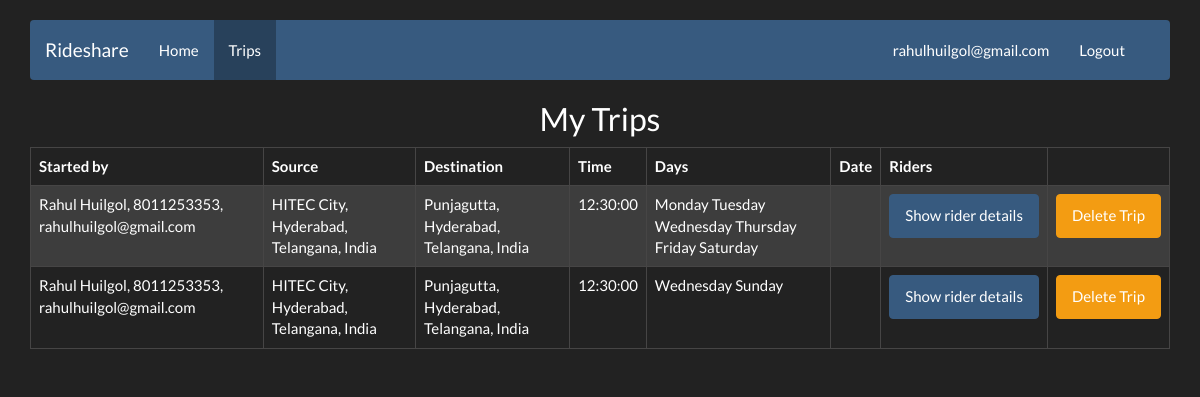
The app's page /views/trips.php (signed in) with its own data.
### tables this page shows
CREATE TABLE IF NOT EXISTS `riders` (
  `tripid` int(11) NOT NULL,
  `userid` int(11) NOT NULL,
  `vehicle` varchar(100) NOT NULL,
  `vehicletyp` varchar(20) NOT NULL,
  `days` int(128) NOT NULL
);

CREATE TABLE IF NOT EXISTS `users` (
`userid` int(11) NOT NULL,
  `name` varchar(50) NOT NULL,
  `password` varchar(50) NOT NULL,
  `email` varchar(30) NOT NULL,
  `phone` varchar(15) NOT NULL
);

CREATE TABLE IF NOT EXISTS `trips` (
`tripid` int(11) NOT NULL,
  `source` varchar(200) NOT NULL,
  `slat` float(10,6) NOT NULL,
  `slong` float(10,6) NOT NULL,
  `destination` varchar(200) NOT NULL,
  `dlat` float(10,6) NOT NULL,
  `dlong` float(10,6) NOT NULL,
  `time` time NOT NULL,
  `days` int(128) NOT NULL,
  `userid` int(11) NOT NULL,
  `date` date DEFAULT NULL
);

### models/db.php (called while the page is built, shortened)
<?php
class db{
	private $host,$username,$pass,$mydb;
	public function db(){
			$this->host = HOSTNAME;
			$this->username = DBUSER;
			$this->pass = DBPASS;
	}
	public function connect()
	{
		$con = mysql_connect($this->host, $this->username, $this->pass );
		if(!$con){
					echo "Not connected to database";
			return -1;
		}
		else
		{
			return $con;
		}
	}
}
 ?>

### models/trips.php (called while the page is built, shortened)
<?php
include 'db.php';
class trips
{
	public function getMyTrips($id)
	{
		$query = "select * from rideshare.riders as ri, rideshare.trips as tr where tr.tripid=ri.tripid and ri.userid=".$id.";";
		$result = mysql_query($query);
		if ($result)
		{
			return $result;
		}
		else
		{
			return 0;
		}
	}
	public function startedBy($tripid, $userid)
	{
		$query = "select 1 from rideshare.trips where tripid='".$tripid."' and userid='".$userid."';";
		$rval = mysql_query($query);
		$row = mysql_fetch_assoc($rval);
		if ($row)
			{return 1;}
		else
			{return 0;}
	}
}
?>

### models/user.php (called while the page is built, shortened)
<?php
require_once 'db.php';
class user {
		public function getUserDetails($tripid) {
			$query = "SELECT * FROM rideshare.users as us, rideshare.trips as tr where tr.userid=us.userid and tr.tripid='".$tripid."';";
			$result = mysql_query($query);
			$row = mysql_fetch_array($result);
			return $row;
		}
}
?>

### controllers/listtrips.php (the view, shortened to what this page needs)
<?php
include '../models/trips.php';
include '../models/user.php';
$tripsob = New trips();
$usob = New user();
$result = $tripsob->getMyTrips($_SESSION['id']);
while($row = mysql_fetch_array($result))
    {
        $usdet = $usob->getUserDetails($row['tripid']);
    	echo '<tr >
                <td>'.$usdet['name'].', '.$usdet['phone'].', '.$usdet['email'].'</td>
        		<td>'.$row['source'].'</td>
        		<td>'.$row['destination'].'</td>
        		<td>'.$row['time'].'</td>
        		<td>
        		';
        	if ($row['days']&2)
        		echo 'Monday ';
        	if ($row['days']&4)
        		echo 'Tuesday ';
        	if ($row['days']&8)
        		echo 'Wednesday ';
        	if ($row['days']&16)
        		echo 'Thursday ';
        	if ($row['days']&32)
        		echo 'Friday ';
        	if ($row['days']&64)
        		echo 'Saturday ';
        	if ($row['days']&128)
        		echo 'Sunday';
        		echo '</td>';
        	echo '
            <td>'.$row['date'].'</td>
            <td><a href="../views/riders.php?tripid='.$row['tripid'].'" class="btn btn-primary">Show rider details</a></td>';
           if($tripsob->startedBy($row['tripid'],$_SESSION['id']))
           {
                echo '<td><a href="../controllers/removetrip.php?tripid='.$row['tripid'].'" class="btn btn-warning">Delete Trip</a></td>';
            }
        echo '</tr>';
    }
?>

### views/css/navbar.css (style rules this page uses)
body { padding-top: 20px; padding-bottom: 20px; }

### records on screen
riders: userid.name "Rahul Huilgol", userid.phone "8011253353", userid.email "rahulhuilgol@gmail.com", tripid.source "HITEC City, Hyderabad, Telangana, India", tripid.destination "Punjagutta, Hyderabad, Telangana, India", tripid.time "12:30:00", shows "Monday", shows "Tuesday", shows "Thursday", shows "Friday", shows "Saturday"
riders: userid.name "Rahul Huilgol", userid.phone "8011253353", userid.email "rahulhuilgol@gmail.com", tripid.source "HITEC City, Hyderabad, Telangana, India", tripid.destination "Punjagutta, Hyderabad, Telangana, India", tripid.time "12:30:00", shows "Sunday"

### other values on screen
$_SESSION['email'] "rahulhuilgol@gmail.com"
